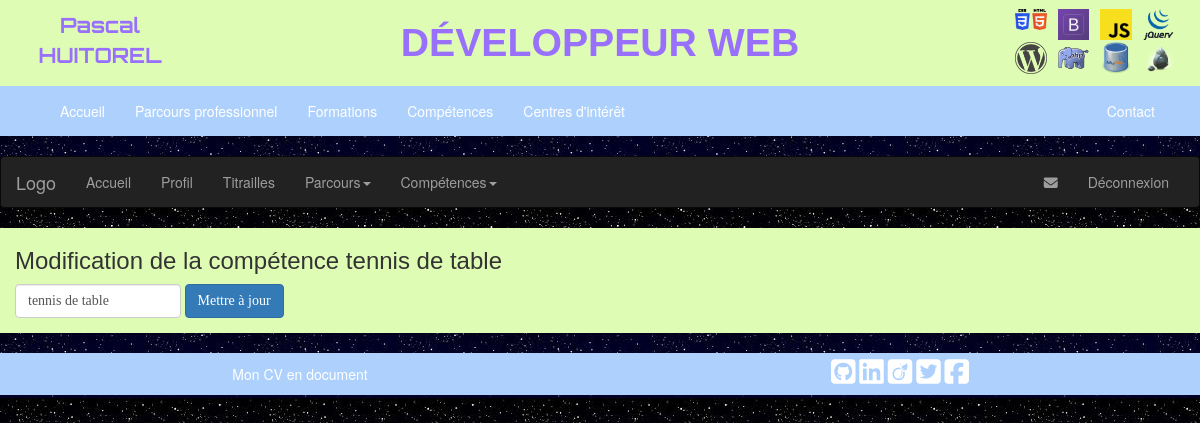
The app's page /admin/arch/modif_loisir.php?id=1 with its own data.
### tables this page shows
CREATE TABLE IF NOT EXISTS `t_logos` (
  `id` int(3) NOT NULL AUTO_INCREMENT,
  `src` varchar(50) NOT NULL,
  `alt` varchar(50) NOT NULL,
  `id_utilisateur` int(3) NOT NULL,
  PRIMARY KEY (`id`)
);

CREATE TABLE IF NOT EXISTS `t_loisirs` (
  `id` int(3) NOT NULL AUTO_INCREMENT,
  `loisir` varchar(50) DEFAULT NULL,
  `id_utilisateur` int(3) DEFAULT NULL,
  PRIMARY KEY (`id`)
);

CREATE TABLE IF NOT EXISTS `t_reseaux` (
  `id` int(3) NOT NULL AUTO_INCREMENT,
  `nom` varchar(50) NOT NULL,
  `logo` varchar(50) NOT NULL,
  `lien` varchar(255) NOT NULL,
  `id_utilisateur` int(3) NOT NULL,
  PRIMARY KEY (`id`)
);

### inc/init.inc.php (called while the page is built, shortened)
<?php
$pdoCV = new PDO("mysql:host=".HOST.";dbname=".BDD, USER , PASSWORD, array(
    PDO::ATTR_ERRMODE => PDO::ERRMODE_WARNING,
    PDO::MYSQL_ATTR_INIT_COMMAND => 'SET NAMES utf8'));
    if (!isset($_SESSION['logos'])){
        $req = $pdoCV -> query("SELECT src, alt FROM t_logos WHERE id_utilisateur='1'");
        $_SESSION['logos'] = $req -> fetchAll(PDO::FETCH_ASSOC);
    }
    if (!isset($_SESSION['logos_reseaux'])){
        $req = $pdoCV -> query("SELECT * FROM t_reseaux WHERE id_utilisateur='1'");
        $_SESSION['logos_reseaux'] = $req -> fetchAll(PDO::FETCH_ASSOC);
    }

### admin/arch/modif_loisir.php (the view, shortened to what this page needs)
<?php
require_once('inc/init.inc.php');
$page = 'modifloisir';
require_once('inc/head.inc.php');
require_once('inc/nav.inc.php');
if (isset($_GET['id'])){
    $id = $_GET['id'];
    $resultat = $pdoCV->prepare("SELECT * FROM t_loisirs WHERE id = :id");
    $resultat->execute(array(':id' => $id));
    $ligne_loisir = $resultat->fetch();
    $loisir = $ligne_loisir['loisir'];
}
?>
<main class="container-fluid">
    <h3>Modification de la compétence <?= $loisir ?></h3>
    <form method="post" action="" class="form-inline">
        <div class="form-group">
            <input class="form-control" type="text" name="loisir" value="<?= $ligne_loisir['loisir'] ?>">
        </div>
        <button type="submit" class="btn btn-primary">Mettre à jour</button>
    </form>
</main>
<?php include ('inc/footer.inc.php') ?>

### inc/head.inc.php (shortened to what this page needs)
<!DOCTYPE html>
<html lang="fr">
<head>
    <link rel="stylesheet" href="css/reset.css">
    <link rel="stylesheet" href="https://maxcdn.bootstrapcdn.com/bootstrap/3.3.7/css/bootstrap.min.css">
    <link rel="stylesheet" href="css/style.css">
</head>
<body>
    <header class="container-fluid">
        <div class="row">
            <div class="col-md-2" id="portrait">
                <a href="index.php">
                    <p class="text-center"><strong><?= $_SESSION['utilisateur']['prenom'] . ' ' . $_SESSION['utilisateur']['nom'] ?></strong></p>
                </a>
            </div>
            <div class="col-md-8" id="titre">
                <p><strong><?= $_SESSION['titre']['titre_cv']?></strong></p>
            </div>
            <div class="col-md-2">
                <ul id="icones" >
                    <?php foreach ($_SESSION['logos'] as $logo) : ?>
                        <li class="col-xs-3">
                            <img src="img/<?= $logo['src'] ?>"  alt="<?= $logo['alt'] ?>" title="<?= $logo['alt'] ?>">
                        </li>
                    <?php endforeach; ?>
                </ul>
            </div>
        </div>
    </header>
    <nav class="navbar navbar-default">
        <div class="container">
            <div class="collapse navbar-collapse" id="bs-example-navbar-collapse-1">
                <ul class="nav navbar-nav">
                    <li class="<?= ($page=='Développeur web - ')?'active':'' ?>"><a href="index.php">Accueil<span class="sr-only">(current)</span></a></li>
                    <li class="<?= ($page=='Parcours - ')?'active':'' ?>"><a href="parcours.php">Parcours professionnel</a></li>
                    <li class="<?= ($page=='Formations - ')?'active':'' ?>"><a href="formations.php">Formations</a></li>
                    <li class="<?= ($page=='Compétences - ')?'active':'' ?>"><a href="competences.php">Compétences</a></li>
                    <li class="<?= ($page=='Centres d\'intérêt - ')?'active':'' ?>"><a href="interets.php">Centres d'intérêt</a></li>
                </ul>
                <ul class="nav navbar-nav navbar-right">
                    <li class="<?= ($page=='Contact - ')?'active':'' ?>"><a href="contact.php">Contact</a></li>
                </ul>
            </div>
        </div>
    </nav>

### inc/footer.inc.php (shortened to what this page needs)
<footer class="container-fluid">
    <div class="row">
        <div class="col-xs-6 text-center">
            <a href="doc/HUITORELPascalDeveloppeurWebCV.pdf" target="_blank">Mon CV en document</a>
        </div>
        <div class="col-xs-6 text-center" id="logos_reseaux">
            <ul>
                <?php foreach ($_SESSION['logos_reseaux'] as $reseau) : ?>
                    <?php
                    $logo = (substr($reseau['logo'], 0, 3) == "fa-")?
                    "<i class='fa " . $reseau['logo'] . " fa-2x' aria-hidden='true'></i>":
                    "<img width='20' src='img/" . $reseau['logo'] . "' alt=''>";
                    ?>
                    <li><a href="<?= $reseau['lien'] ?>" target="_blank"><?= $logo ?></a></li>
                <?php endforeach; ?>
            </ul>
        </div>
    </div>
</footer>
</body>
</html>

### css/style.css (style rules this page uses)
body { background-image: url("../photos/fond.jpg"); background-repeat: repeat; }
header { background: #DFFCB5; }
#titre p { color: #9870FC; text-transform: uppercase; font-size: 2.8em; font-family: arial; font-weight:bold; text-align: center; margin: 15px 0; }
h1, h2, h3, h4, h5, h6, .panel-heading { font-family: arial; }
.navbar-default { border: 0; border-radius: 0; background: #ADD1FC; }
.navbar-default .navbar-nav>li>a { color: white; }
main { font-family: Times, "Times New Roman"; background: #DFFCB5; padding-bottom: 15px; }
footer { margin-top: 20px; background: #ADD1FC; color: white; }
footer a { text-decoration: none; color: white; }
footer div>a { line-height: 3em; }
#logos_reseaux ul { margin: 5px 0; }
#logos_reseaux li { display: inline-block; }
#portrait a { font-family: 'Orbitron', sans-serif; }
#portrait p { margin: 10px 0; font-size: 1.5em; }
#portrait strong { color: #9870FC; }
#icones { margin: 5% auto; }
#icones li { padding: 0; }
#icones img { width: 75%; margin-bottom: 2px; }

### records on screen
t_logos: src (picture)
t_logos: src (picture)
t_logos: src (picture)
t_logos: src (picture)
t_logos: src+alt (picture)
t_logos: src (picture)
t_logos: src+alt (picture)
t_logos: src+alt (picture)
t_loisirs: loisir "tennis de table"

### other values on screen
$_SESSION['utilisateur']['prenom'] "Pascal"
$_SESSION['utilisateur']['nom'] "HUITOREL"
$_SESSION['titre']['titre_cv'] "DÉVELOPPEUR WEB"
